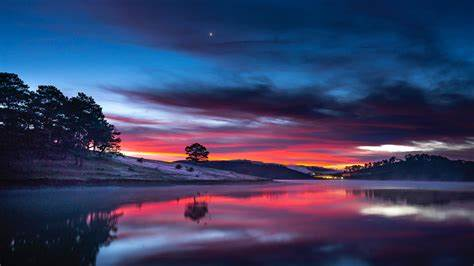
#> input picture Img.jpg, 474 x 266 px, found by its file name
$ python threshldADPT.py
#> lines starting #> are read from the running program, lines starting #| are printed output that depends on the picture; after the words box and inside, x2 and y2 are one past the last pixel; in counts of white or black regions, pixels touching at a corner belong together
#image thresholding (Adaptive thresholding) using opencv
import cv2
import numpy as np
img = cv2.imread('C:\VSCode\Images\Img.jpg',0)
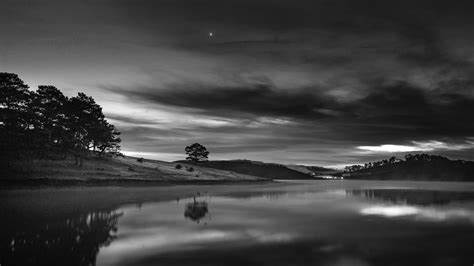
#> img: shape (266, 474); min 0, max 255, mean 66
img = cv2.resize(img,(400,400))
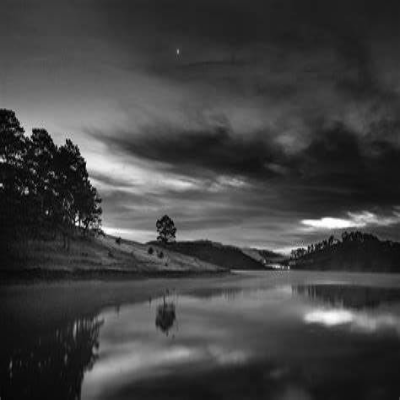
#> img: shape (400, 400); min 0, max 255, mean 65.9
_, th1 = cv2.threshold(img, 127, 255, cv2.THRESH_BINARY) #simple
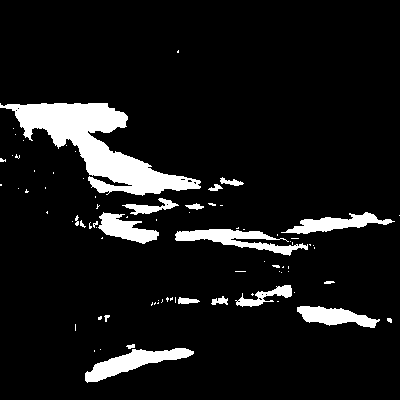
#> th1: shape (400, 400); 9% white; 81 white regions (62 under 20 px), largest, box (x1, y1, x2, y2) and area: (0, 103, 201, 196) 6712, (85, 348, 194, 383) 1491, (175, 229, 308, 256) 1411
th2 = cv2.adaptiveThreshold(img, 255, cv2.ADAPTIVE_THRESH_MEAN_C, cv2.THRESH_BINARY, 11, 2) #adaptive
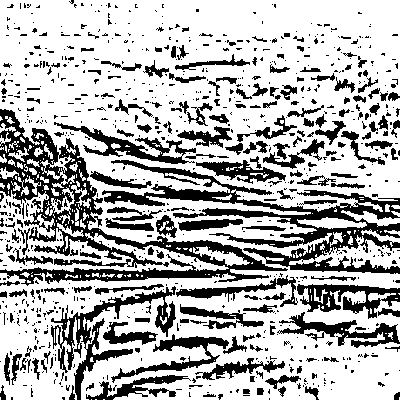
#> th2: shape (400, 400); 70.1% white; 844 black regions (651 under 20 px), largest, box (x1, y1, x2, y2) and area: (0, 109, 288, 286) 10075, (102, 160, 400, 274) 7912, (51, 286, 176, 400) 2873
th3 = cv2.adaptiveThreshold(img, 255, cv2.ADAPTIVE_THRESH_GAUSSIAN_C, cv2.THRESH_BINARY, 11, 2); #adaptive
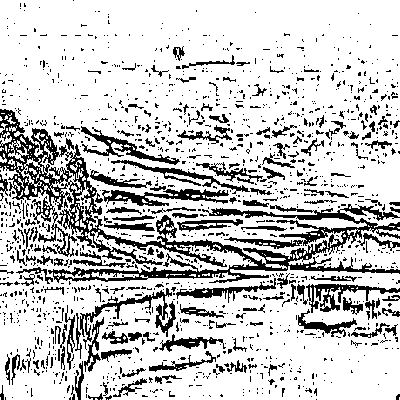
#> th3: shape (400, 400); 78.8% white; 1382 black regions (1205 under 20 px), largest, box (x1, y1, x2, y2) and area: (0, 109, 400, 283) 11738, (102, 189, 229, 206) 1015, (80, 288, 176, 350) 998

cv2.imshow("Image", img)
cv2.imshow("THRESH_BINARY", th1)
cv2.imshow("ADAPTIVE_THRESH_MEAN_C", th2)
cv2.imshow("ADAPTIVE_THRESH_GAUSSIAN_C", th3)

cv2.waitKey(0)
cv2.destroyAllWindows()

$ run again, with image10.jpg copied over Img.jpg
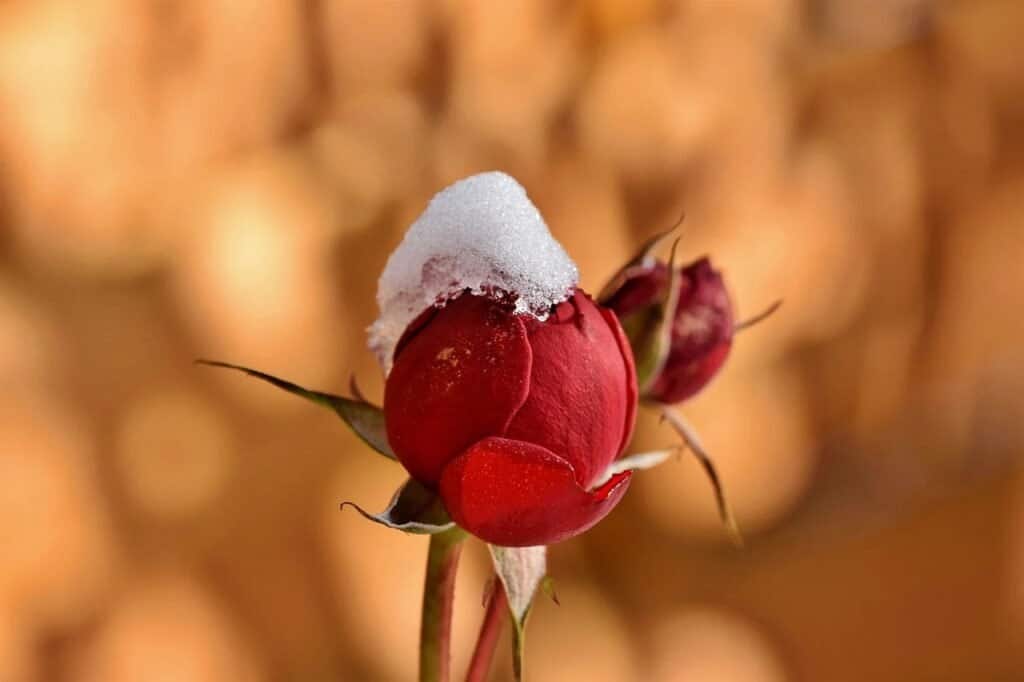
#> input picture image10.jpg, 1024 x 682 px, found by its file name
#> `_, th1 = cv2.threshold(img, 127, 255, cv2.THRESH_BINARY)`:
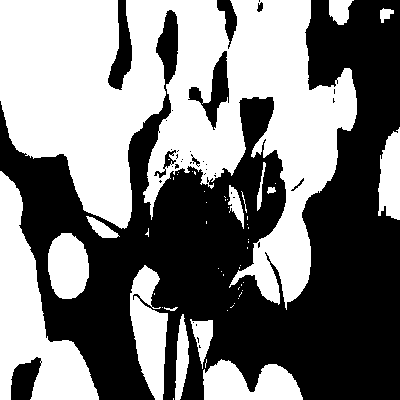
#> th1: shape (400, 400); 48.9% white; 55 white regions (39 under 20 px), largest, box (x1, y1, x2, y2) and area: (0, 0, 357, 310) 56061, (0, 171, 99, 400) 9570, (130, 265, 168, 400) 3173
#> th2: shape (400, 400); 77.1% white; 1175 black regions (1091 under 20 px), largest, box (x1, y1, x2, y2) and area: (75, 0, 348, 400) 16096, (250, 149, 306, 240) 1377, (352, 57, 373, 253) 1375
#> `th3 = cv2.adaptiveThreshold(img, 255, cv2.ADAPTIVE_THRESH_GAUSSIAN_C, ..`:
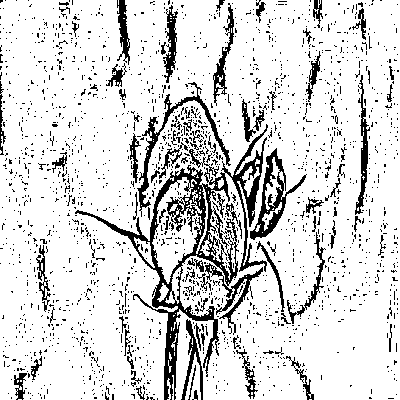
#> th3: shape (400, 400); 84.9% white; 1958 black regions (1871 under 20 px), largest, box (x1, y1, x2, y2) and area: (75, 124, 268, 400) 7495, (250, 148, 307, 240) 1217, (137, 82, 231, 217) 1166
